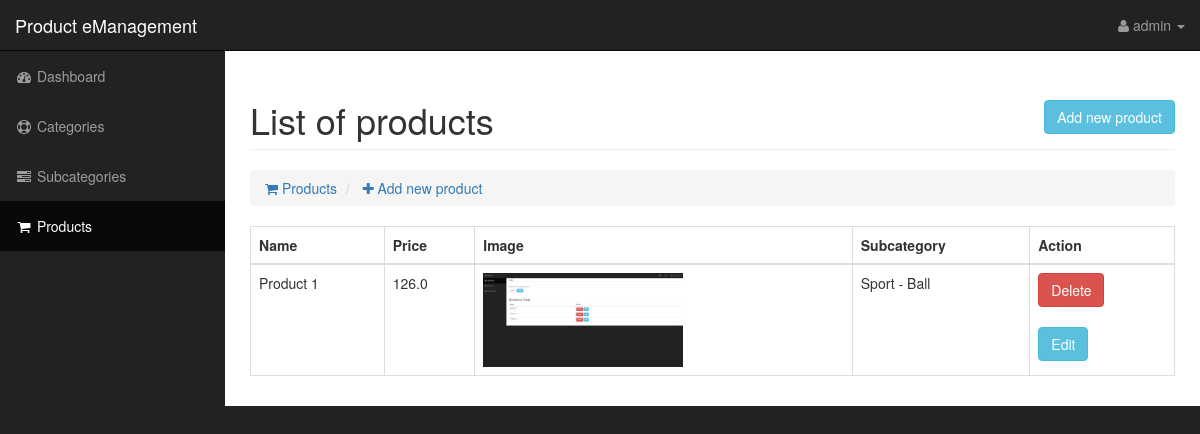
The page /shop/products/ (signed in) on the database as committed earlier.
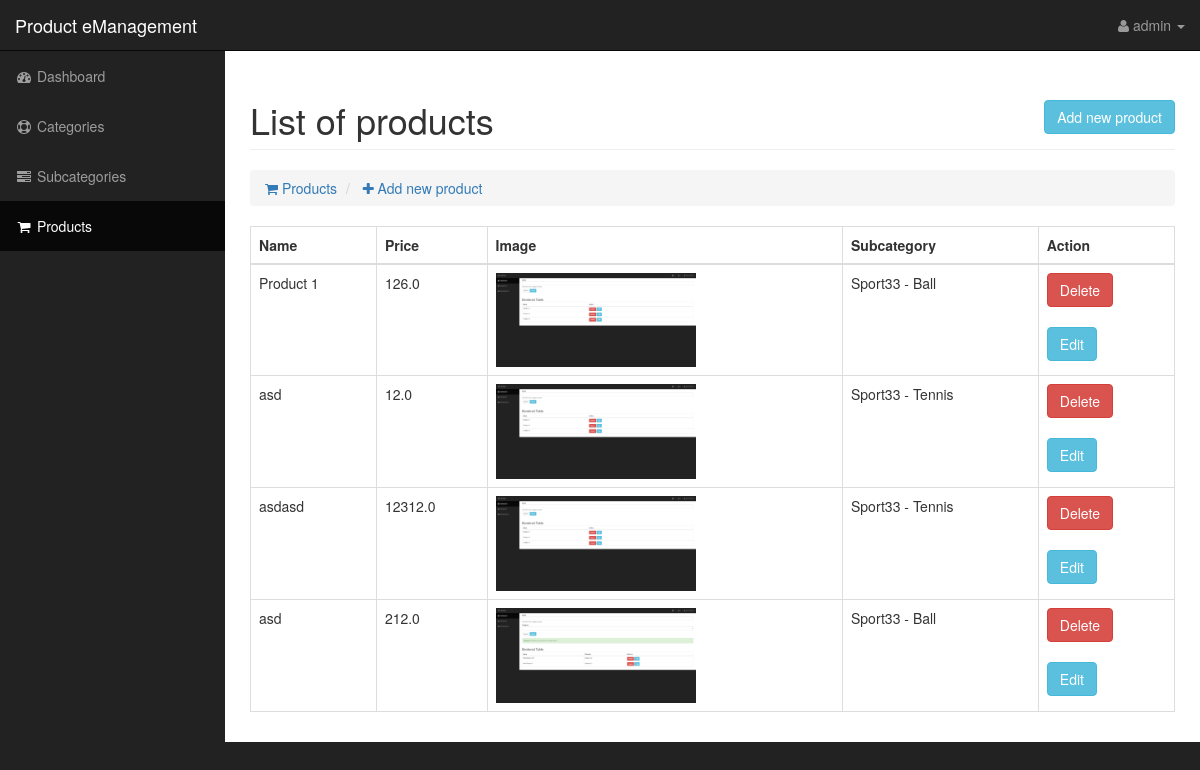
The same page on the database as committed later.
### shop/models.py (models this page shows, shortened)
class Product(models.Model):
    name = models.CharField(max_length=100)
    subcategory = models.ForeignKey(Subcategory, on_delete=models.CASCADE)
    price = models.FloatField()
    image = models.ImageField(upload_to = 'images/')

class Subcategory(models.Model):
    name = models.CharField(max_length=100)
    category = models.ForeignKey(Category, on_delete=models.CASCADE)
    def __str__(self):
        return self.category.name + ' - ' +self.name

class Category(models.Model):
    name = models.CharField(max_length=100)

### shop/views/product.py (the view)
class IndexView(generic.ListView):
    template_name = 'shop/products.html'
    context_object_name = 'data'
    def get_queryset(self):
        return Product.objects.all()

### shop/templates/shop/products.html (shortened to what this page needs)
{% extends 'shop/base.html' %}
{% block content %}
    <div class="row">
        <div class="col-lg-12">
            <h1 class="page-header">
                List of products <a href="{% url 'add_product' %}">
                <button class="pull-right btn btn-info">Add new product</button>
            </a>
            </h1>
            <ol class="breadcrumb">
                <li>
                    <a href="{% url 'products' %}">
                        <i class="fa fa-shopping-cart"></i> Products
                    </a>
                </li>
                <li class="active">
                    <a href="{% url 'add_product' %}">
                        <i class="fa fa-plus"></i> Add new product
                    </a>
                </li>
            </ol>
        </div>
    </div>
    <div class="row" ng-controller="productCtrl">
        <div class="col-lg-12">
            <div class="table-responsive">
                <table class="table table-bordered table-hover">
                    <thead>
                    <tr>
                        <th>Name</th>
                        <th>Price</th>
                        <th>Image</th>
                        <th>Subcategory</th>
                        <th>Action</th>
                    </tr>
                    </thead>
                    <tbody>
                    {% for product in data %}
                        <tr>
                            <td>{{ product.name }}</td>
                            <td>{{ product.price }}</td>
                            <td><a href="" ng-click="modal_image('{{ product.image.url }}')"><img src="{{ product.image.url }}" alt="" style="width: 200px;"></a></td>
                            <td>{{ product.subcategory }}</td>
                            <td>
                                <form method="POST" action="{% url 'delete_product' product.id %}">
                                    {% csrf_token %}<button type="submit" class="btn btn-danger" >Delete</button>
                                </form><br />
                                <a href="{% url 'update_product' product.id %}" class="btn btn-info">Edit</a>
                            </td>
                        </tr>
                    {% endfor %}
                    </tbody>
                </table>
            </div>
        </div>
    </div>
{% endblock %}

### shop/templates/shop/base.html (shortened to what this page needs)
{% load staticfiles %}
<!DOCTYPE html>
<html lang="en">
<head>
    <link href="{% static 'shop/css/bootstrap.min.css' %}" rel="stylesheet">
    <link href="{% static 'shop/css/sb-admin.css' %}" rel="stylesheet">
    <link href="{% static 'shop/css/plugins/morris.css' %}" rel="stylesheet">
    <link href="{% static 'shop/css/mystyle.css' %}" rel="stylesheet">
    <link href="{% static 'shop/font-awesome/css/font-awesome.min.css' %}" rel="stylesheet" type="text/css">
</head>
<body ng-app="website">
    <div id="wrapper">
        <nav class="navbar navbar-inverse navbar-fixed-top" role="navigation">
            <div class="navbar-header">
                <a class="navbar-brand" href="base.html">Product eManagement</a>
            </div>
            <ul class="nav navbar-right top-nav">
                <li class="dropdown">
                    <a href="#" class="dropdown-toggle" data-toggle="dropdown"><i class="fa fa-user"></i> {{ request.user.username }} <b class="caret"></b></a>
                </li>
            </ul>
            <div class="collapse navbar-collapse navbar-ex1-collapse">
                <ul class="nav navbar-nav side-nav">
                    <li {% if request.resolver_match.url_name == 'index' %} class="active"{% endif %}>
                        <a href="{% url 'index' %}"><i class="fa fa-fw fa-dashboard"></i> Dashboard</a>
                    </li>
                    <li {% if request.resolver_match.url_name == 'categories' %} class="active"{% endif %}>
                        <a href="{% url 'categories' %}"><i class="fa fa-fw fa-support"></i> Categories</a>
                    </li>
                    <li {% if request.resolver_match.url_name == 'subcategories' %} class="active"{% endif %}>
                        <a href="{% url 'subcategories' %}"><i class="fa fa-fw fa-tasks"></i> Subcategories</a>
                    </li>
                    <li {% if request.resolver_match.url_name == 'products' %} class="active"{% endif %}>
                        <a href="{% url 'products' %}"><i class="fa fa-fw fa-shopping-cart"></i> Products</a>
                    </li>
                </ul>
            </div>
        </nav>
        <div id="page-wrapper">
            <div class="container-fluid">
                {% block content %}
                {% endblock %}
            </div>
        </div>
    </div>
</body>
</html>

Rows that differ between the two databases and show on the page:
changed through a linked row, Product "Product 1": subcategory "Sport - Ball" → "Sport33 - Ball"
added Product: name "asd", price "12.0", image (picture), subcategory "Sport33 - Tennis"
added Product: name "asdasd", price "12312.0", image (picture), subcategory "Sport33 - Tennis"
added Product: name "asd", price "212.0", image (picture), subcategory "Sport33 - Ball"
